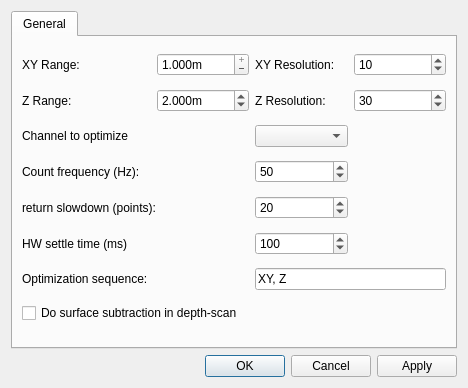
<?xml version="1.0" encoding="UTF-8"?>
<ui version="4.0">
 <class>SettingsDialog</class>
 <widget class="QDialog" name="SettingsDialog">
  <property name="geometry">
   <rect>
    <x>0</x>
    <y>0</y>
    <width>468</width>
    <height>388</height>
   </rect>
  </property>
  <property name="sizePolicy">
   <sizepolicy hsizetype="Preferred" vsizetype="Preferred">
    <horstretch>0</horstretch>
    <verstretch>0</verstretch>
   </sizepolicy>
  </property>
  <property name="windowTitle">
   <string>qudi: Optimizer - Settings</string>
  </property>
  <layout class="QVBoxLayout" name="verticalLayout">
   <item>
    <widget class="QTabWidget" name="settings_tabWidget">
     <property name="currentIndex">
      <number>0</number>
     </property>
     <widget class="QWidget" name="tab_1">
      <attribute name="title">
       <string>General</string>
      </attribute>
      <layout class="QGridLayout" name="gridLayout">
       <item row="4" column="0" colspan="2">
        <widget class="QLabel" name="return_slow_label">
         <property name="toolTip">
          <string>Resolution (number of steps) in the return scan that occurs between each line of the XY scan.</string>
         </property>
         <property name="text">
          <string>return slowdown (points):</string>
         </property>
        </widget>
       </item>
       <item row="3" column="0">
        <widget class="QLabel" name="count_freq_label">
         <property name="toolTip">
          <string>Frequency at which the scan pixels are acquired.</string>
         </property>
         <property name="text">
          <string>Count frequency (Hz):</string>
         </property>
        </widget>
       </item>
       <item row="0" column="1">
        <widget class="ScienDSpinBox" name="xy_optimizer_range_DoubleSpinBox">
         <property name="toolTip">
          <string>&lt;html&gt;&lt;head/&gt;&lt;body&gt;&lt;p&gt;&lt;span style=&quot; font-size:10pt;&quot;&gt;Scan range of the optimizer in the xy area.&lt;/span&gt;&lt;/p&gt;&lt;/body&gt;&lt;/html&gt;</string>
         </property>
         <property name="buttonSymbols">
          <enum>QAbstractSpinBox::PlusMinus</enum>
         </property>
         <property name="specialValueText">
          <string/>
         </property>
         <property name="suffix">
          <string>m</string>
         </property>
         <property name="decimals">
          <number>3</number>
         </property>
         <property name="maximum">
          <double>1.000000000000000</double>
         </property>
         <property name="singleStep">
          <double>0.000001000000000</double>
         </property>
         <property name="value">
          <double>1.000000000000000</double>
         </property>
        </widget>
       </item>
       <item row="0" column="2">
        <widget class="QLabel" name="xy_res_label">
         <property name="text">
          <string>XY Resolution:</string>
         </property>
        </widget>
       </item>
       <item row="0" column="0">
        <widget class="QLabel" name="xy_range_label">
         <property name="toolTip">
          <string>&lt;html&gt;&lt;head/&gt;&lt;body&gt;&lt;p&gt;&lt;br/&gt;&lt;/p&gt;&lt;/body&gt;&lt;/html&gt;</string>
         </property>
         <property name="text">
          <string>XY Range:</string>
         </property>
        </widget>
       </item>
       <item row="6" column="0">
        <widget class="QLabel" name="opt_sequence_label">
         <property name="text">
          <string>Optimization sequence: </string>
         </property>
        </widget>
       </item>
       <item row="1" column="2">
        <widget class="QLabel" name="z_res_label">
         <property name="text">
          <string>Z Resolution:</string>
         </property>
        </widget>
       </item>
       <item row="3" column="2">
        <widget class="QSpinBox" name="count_freq_SpinBox">
         <property name="toolTip">
          <string>Frequency at which the scan pixels are acquired.</string>
         </property>
         <property name="maximum">
          <number>10000</number>
         </property>
         <property name="value">
          <number>50</number>
         </property>
        </widget>
       </item>
       <item row="1" column="1">
        <widget class="ScienDSpinBox" name="z_optimizer_range_DoubleSpinBox">
         <property name="toolTip">
          <string>&lt;html&gt;&lt;head/&gt;&lt;body&gt;&lt;p&gt;&lt;span style=&quot; font-size:10pt;&quot;&gt;Scan range of the optimizer in the z direction.&lt;/span&gt;&lt;/p&gt;&lt;/body&gt;&lt;/html&gt;</string>
         </property>
         <property name="suffix">
          <string>m</string>
         </property>
         <property name="decimals">
          <number>3</number>
         </property>
         <property name="maximum">
          <double>5.000000000000000</double>
         </property>
         <property name="singleStep">
          <double>0.010000000000000</double>
         </property>
         <property name="value">
          <double>2.000000000000000</double>
         </property>
        </widget>
       </item>
       <item row="7" column="0" colspan="2">
        <widget class="QCheckBox" name="do_surface_subtraction_CheckBox">
         <property name="toolTip">
          <string>Perform a second depth scan displaced sideways (in X), and subtract to remove surface brightness from the optimizer depth scan.</string>
         </property>
         <property name="text">
          <string>Do surface subtraction in depth-scan</string>
         </property>
        </widget>
       </item>
       <item row="6" column="2" colspan="2">
        <widget class="QLineEdit" name="optimization_sequence_lineEdit">
         <property name="text">
          <string>XY, Z</string>
         </property>
        </widget>
       </item>
       <item row="1" column="3">
        <widget class="QSpinBox" name="z_optimizer_resolution_SpinBox">
         <property name="toolTip">
          <string>&lt;html&gt;&lt;head/&gt;&lt;body&gt;&lt;p&gt;&lt;span style=&quot; font-size:10pt;&quot;&gt;Specify the distance between two subsequent scanned points for optimizer z scan.&lt;/span&gt;&lt;/p&gt;&lt;/body&gt;&lt;/html&gt;</string>
         </property>
         <property name="minimum">
          <number>1</number>
         </property>
         <property name="value">
          <number>30</number>
         </property>
        </widget>
       </item>
       <item row="5" column="0">
        <widget class="QLabel" name="hw_settle_label">
         <property name="toolTip">
          <string>Settle time to let the scanning HW reach the start-point of the optimization scans.</string>
         </property>
         <property name="text">
          <string>HW settle time (ms)</string>
         </property>
        </widget>
       </item>
       <item row="5" column="2">
        <widget class="QSpinBox" name="hw_settle_time_SpinBox">
         <property name="toolTip">
          <string>Settle time to let the scanning HW reach the start-point of the optimization scans.</string>
         </property>
         <property name="maximum">
          <number>1000</number>
         </property>
         <property name="value">
          <number>100</number>
         </property>
        </widget>
       </item>
       <item row="4" column="2">
        <widget class="QSpinBox" name="return_slow_SpinBox">
         <property name="toolTip">
          <string>Resolution (number of steps) in the return scan that occurs between each line of the XY scan.</string>
         </property>
         <property name="maximum">
          <number>1000</number>
         </property>
         <property name="value">
          <number>20</number>
         </property>
        </widget>
       </item>
       <item row="1" column="0">
        <widget class="QLabel" name="z_range_label">
         <property name="text">
          <string>Z Range:</string>
         </property>
        </widget>
       </item>
       <item row="0" column="3">
        <widget class="QSpinBox" name="xy_optimizer_resolution_SpinBox">
         <property name="toolTip">
          <string>&lt;html&gt;&lt;head/&gt;&lt;body&gt;&lt;p&gt;&lt;span style=&quot; font-size:10pt;&quot;&gt;Specify the distance between two subsequent scanned points for optimizer in xy scan.&lt;/span&gt;&lt;/p&gt;&lt;/body&gt;&lt;/html&gt;</string>
         </property>
         <property name="minimum">
          <number>1</number>
         </property>
         <property name="value">
          <number>10</number>
         </property>
        </widget>
       </item>
       <item row="2" column="0">
        <widget class="QLabel" name="opt_channel_label">
         <property name="text">
          <string>Channel to optimize</string>
         </property>
        </widget>
       </item>
       <item row="2" column="2">
        <widget class="QComboBox" name="opt_channel_ComboBox"/>
       </item>
      </layout>
     </widget>
    </widget>
   </item>
   <item>
    <widget class="QDialogButtonBox" name="buttonBox">
     <property name="locale">
      <locale language="English" country="UnitedStates"/>
     </property>
     <property name="orientation">
      <enum>Qt::Horizontal</enum>
     </property>
     <property name="standardButtons">
      <set>QDialogButtonBox::Apply|QDialogButtonBox::Cancel|QDialogButtonBox::Ok</set>
     </property>
     <property name="centerButtons">
      <bool>false</bool>
     </property>
    </widget>
   </item>
  </layout>
 </widget>
 <customwidgets>
  <customwidget>
   <class>ScienDSpinBox</class>
   <extends>QDoubleSpinBox</extends>
   <header>qudi.core.gui.qtwidgets.scientific_spinbox</header>
  </customwidget>
 </customwidgets>
 <tabstops>
  <tabstop>buttonBox</tabstop>
 </tabstops>
 <resources/>
 <connections>
  <connection>
   <sender>buttonBox</sender>
   <signal>accepted()</signal>
   <receiver>SettingsDialog</receiver>
   <slot>accept()</slot>
   <hints>
    <hint type="sourcelabel">
     <x>257</x>
     <y>224</y>
    </hint>
    <hint type="destinationlabel">
     <x>157</x>
     <y>274</y>
    </hint>
   </hints>
  </connection>
  <connection>
   <sender>buttonBox</sender>
   <signal>rejected()</signal>
   <receiver>SettingsDialog</receiver>
   <slot>reject()</slot>
   <hints>
    <hint type="sourcelabel">
     <x>325</x>
     <y>224</y>
    </hint>
    <hint type="destinationlabel">
     <x>286</x>
     <y>274</y>
    </hint>
   </hints>
  </connection>
 </connections>
</ui>
